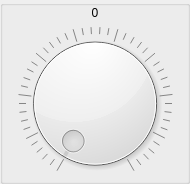
<?xml version="1.0" encoding="UTF-8"?>
<ui version="4.0">
 <class>MonitorWgt</class>
 <widget class="BaseWgt" name="MonitorWgt">
  <property name="geometry">
   <rect>
    <x>0</x>
    <y>0</y>
    <width>190</width>
    <height>184</height>
   </rect>
  </property>
  <property name="sizePolicy">
   <sizepolicy hsizetype="Fixed" vsizetype="Fixed">
    <horstretch>0</horstretch>
    <verstretch>0</verstretch>
   </sizepolicy>
  </property>
  <property name="windowTitle">
   <string>Form</string>
  </property>
  <layout class="QVBoxLayout" name="verticalLayout">
   <property name="leftMargin">
    <number>0</number>
   </property>
   <property name="topMargin">
    <number>0</number>
   </property>
   <property name="rightMargin">
    <number>0</number>
   </property>
   <property name="bottomMargin">
    <number>0</number>
   </property>
   <item>
    <widget class="QLabel" name="label">
     <property name="sizePolicy">
      <sizepolicy hsizetype="Preferred" vsizetype="Fixed">
       <horstretch>0</horstretch>
       <verstretch>0</verstretch>
      </sizepolicy>
     </property>
     <property name="text">
      <string>0</string>
     </property>
     <property name="alignment">
      <set>Qt::AlignCenter</set>
     </property>
    </widget>
   </item>
   <item>
    <widget class="QDial" name="dial">
     <property name="minimum">
      <number>10</number>
     </property>
     <property name="notchesVisible">
      <bool>true</bool>
     </property>
    </widget>
   </item>
  </layout>
 </widget>
 <customwidgets>
  <customwidget>
   <class>BaseWgt</class>
   <extends>QGroupBox</extends>
   <header>BaseWgt.h</header>
   <container>1</container>
  </customwidget>
 </customwidgets>
 <resources/>
 <connections/>
</ui>
